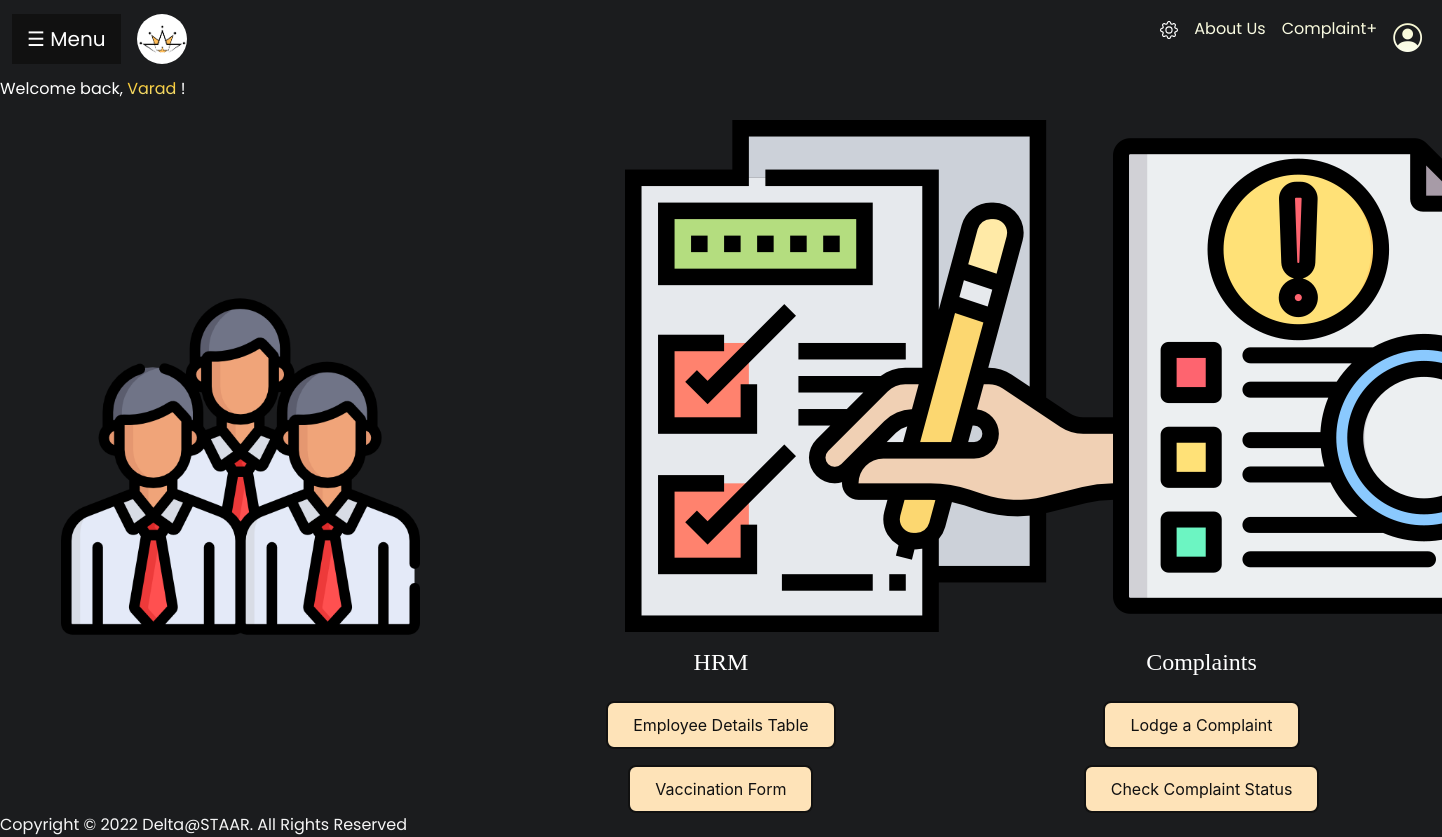
Page /views/dashboard.php (signed in) on the earlier database version.
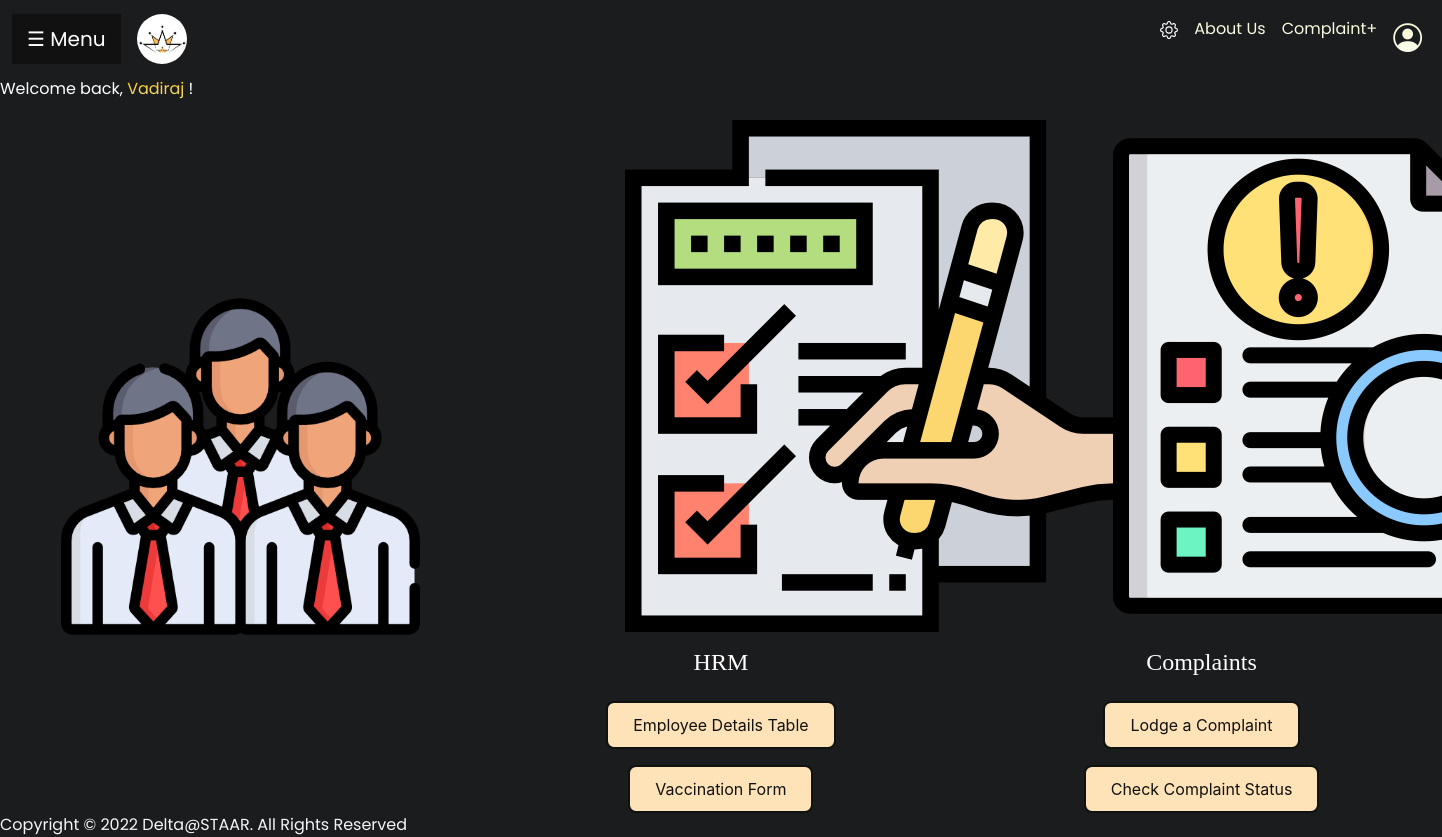
Same page on the later database version.
### tables this page shows
CREATE TABLE `employee` (
  `emp_id` int(11) NOT NULL,
  `emp_code` varchar(10) NOT NULL,
  `fname` varchar(255) NOT NULL,
  `mname` varchar(50) DEFAULT NULL,
  `lname` varchar(50) DEFAULT NULL,
  `designation` int(11) NOT NULL,
  `dob` varchar(15) DEFAULT NULL,
  `contact` varchar(15) NOT NULL,
  `address` varchar(255) NOT NULL,
  `state` varchar(20) NOT NULL,
  `country` varchar(20) NOT NULL,
  `pincode` varchar(11) NOT NULL,
  `email` varchar(255) NOT NULL,
  `department` int(11) DEFAULT NULL,
  `blood_group` varchar(4) DEFAULT NULL,
  `joining_date` varchar(15) DEFAULT NULL,
  `aadhaar_number` varchar(16) DEFAULT NULL,
  `salary` float DEFAULT NULL,
  `room_id` int(11) DEFAULT NULL,
  `role` int(11) DEFAULT NULL
);

### views/dashboard.php (the view, shortened to what this page needs)
<?php
require "../controllers/includes/common.php";
$emp = mysqli_query($conn, "select * from employee where emp_id='{$_SESSION['emp_id']}'");
$emp_details = mysqli_fetch_array($emp);
$isSuperadmin = 0;
?>
<!DOCTYPE html>
<html>
<head>
    <link rel="stylesheet" href="https://cdn.jsdelivr.net/npm/bootstrap-icons@1.10.3/font/bootstrap-icons.css">
    <link href="https://cdn.jsdelivr.net/npm/bootstrap@5.2.3/dist/css/bootstrap.min.css" rel="stylesheet"
>
    <link rel="stylesheet" href="https://unpkg.com/tachyons@4.12.0/css/tachyons.min.css" />
    <link rel="stylesheet" href="../css/sidebar.css">
    <link rel="stylesheet" href="../css/technician.css">
    <link rel="stylesheet" href="../css/securityDashboard.css">
    <link rel="stylesheet" href="../css/employeeDashboard.css">
    <link rel="stylesheet" href="../css/style1.css">
    <link rel="stylesheet" href="../css/overlay.css">
</head>
<body class="bgcolor">
    <?php
    include '../controllers/includes/sidebar.php';
    ?>
    <div id="main">
        <?php
        include '../controllers/includes/navbar.php';
        ?>
        <div class="tc f1 lh-title txt7">
            Welcome back,
            <span class="spr">
                <?php echo $emp_details['fname']; ?>
            </span>!
        </div>
        <?php
        if ($isSuperadmin)
            include '../controllers/includes/superadmin.php';
        else if ($isTechnician)
            include '../controllers/includes/technician.php';
        else if ($isSecurity)
            include '../controllers/includes/employee.php';
        else
            include '../controllers/includes/employee.php';
        ?>
        <footer class="tc f3 lh-copy mt4">Copyright &copy; 2022 Delta@STAAR. All Rights Reserved</footer>
    </div>
</body>
</html>

### controllers/includes/sidebar.php (shortened to what this page needs)
<?php
$isTechnician = 0;
$isSecurity = 0;
?>
<!DOCTYPE html>
<html lang="en">
<head>
    <link rel="stylesheet" href="../../css/sidebar.css">
    <link rel="stylesheet" href="../../css/form.css">
    <link rel="stylesheet" href="../../css/style1.css">
    <link href="https://cdn.jsdelivr.net/npm/bootstrap@5.2.3/dist/css/bootstrap.min.css" rel="stylesheet">
    <link rel="stylesheet" href="https://cdn.jsdelivr.net/npm/bootstrap-icons@1.10.3/font/bootstrap-icons.css">
    <link rel="stylesheet" href="https://unpkg.com/tachyons@4.12.0/css/tachyons.min.css" />
</head>
<body style="background-color: #1b1c1e;">
</body>
</html>

### controllers/includes/navbar.php (shortened to what this page needs)
<?php
$link = "";
?>
<nav class="navbar navbar-expand-lg navbar-dark f3 lh-copy pa3 fw4">
    <div class="container-fluid">
        <button class="openbtn" onclick="openNav()">&#9776; Menu</button>
        <a class="navbar-brand ps-3" href="#">
            <img src="../<?php echo $link; ?>images/logo-no-name.png" height="50px" alt="Deltin Logo"
                class="d-inline-block align-text-top" style="border-radius: 50px;">
        </a>
        <div class="offcanvas offcanvas-end text-bg-dark" tabindex="-1" id="offcanvasNavbar"
            aria-labelledby="offcanvasNavbarLabel">
            <?php if (!isset($_SESSION['emp_id'])) { ?>
                <div class="offcanvas-body">
                    <ul class="navbar-nav justify-content-end flex-grow-1 pe-3">
                        <!--
                            <li class="nav-item">
                                <a class="nav-link active" href="../../views/dashboard.php">Home</a>
                            </li>
                        -->
                        <li class="nav-item">
                            <a class="nav-link active" href="../../views/aboutus.html">About Us</a>
                        </li>
                        <li class="nav-item">
                            <a class="nav-link active" href="../../views/complaint/complaint.php">Complaints+</a>
                        </li>
                        <li class="nav-item">
                            <a class="nav-link active1" href="../../views/login.php">LogIn</a>
                        </li>
                    </ul>
                </div>
            <?php } else { ?>
                <div class="offcanvas-body">
                    <ul class="navbar-nav justify-content-end flex-grow-1">
                        <?php
                        if (basename($_SERVER['PHP_SELF'], '.php') == "dashboard") { ?>
                            <li class="nav-item">
                                <div class="dropdown">
                                    <a class="nav-link active " id="dropdownMenuButton" aria-haspopup="true"
                                        aria-expanded="false" aria-current="page" href="#" data-toggle="dropdown"
                                        data-placement="bottom" title="Configure">
                                    </a>
                                </div>
                            </li>
                            <li class="nav-item">
                                <a class="nav-link active" href="../views/aboutus.html">About Us</a>
                            </li>
                            <li class="nav-item">
                                <a class="nav-link active" href="../views/complaint/complaint.php">Complaint+</a>
                            </li>
                        <?php } ?>
                        <li class="nav-item">
                            <div class="dropdown">
                                <a class="nav-link active" id="dropdownMenuButton" aria-haspopup="true"
                                    aria-expanded="false" aria-current="page" href="#" data-toggle="dropdown"
                                    data-placement="bottom" title="Configure">
                                    <p style="color: #FFFF8C; font-size:1.5rem; margin-bottom: 0;">
                                        <i class="bi bi-person-circle" style="font-size: 1.8rem; color: #FFFF8C; padding:0;"></i>
                                    </p>
                                </a>
                            </div>
                        </li>
                </div>
            <?php } ?>
        </div>
    </div>
</nav>

### controllers/includes/employee.php (shortened to what this page needs)
<div class="containerrr">
    <div class="one">
        <?php if ($isSecurity): ?>
            <div class="security-logo">
                <img src="../images/guard.png" alt="security_logo" width="80%">
            </div>
        <?php else: ?>
            <div class="employee-logo">
                <img src="../images/employee.png" alt="employee_logo" width="80%">
            </div>
        <?php endif ?>
    </div>
    <?php if ($isSecurity): ?>
        <div class="two">
            <div class="head-icon">
                <img src="../images/calender.png" alt="calender_logo">
            </div>
            <div class="links">
                <h4>Employee<span style="font-family:'Courier New', Courier, monospace;">/</span>Vistor Log</h4>
                <div class="button-con">
                    <a href="../views/security/visitor.php">
                        <button class="button-56" role="button">Visitor Log Form</button>
                    </a>
                </div>
                <div class="button-con">
                    <a href="../views/security/visitor_log_table.php">
                        <button class="button-56" role="button">Visitor Log Table</button>
                    </a>
                </div>
                <div class="button-con">
                    <a href="../views/security/employee_outing.php">
                        <button class="button-56" role="button">Add Employee Outing</button>
                    </a>
                </div>
                <div class="button-con">
                    <a href="../views/security/employee_outing_table.php">
                        <button class="button-56" role="button">Employee Outing Table</button>
                    </a>
                </div>
            </div>
        </div>
    <?php else: ?>
        <div class="two">
            <div class="head-icon">
                <img src="../images/checklistHand.png" alt="forms_logo">
            </div>
            <div class="links">
                <h4>HRM</h4>
                <div class="button-con">
                    <a href="../views/hrm/employee_table.php">
                        <button class="button-56" role="button">Employee Details Table</button>
                    </a>
                </div>
                <div class="button-con">
                    <a href="../views/accomodation/accomodation_table.php">
                        <button class="button-56" role="button">Vaccination Form</button>
                    </a>
                </div>
            </div>
        </div>
    <?php endif ?>
    <div class="three">
        <div class="head-icon">
            <img src="../images/complaint_icon.png" alt="complaint_logo">
        </div>
        <div class="links">
            <h4>Complaints</h4>
            <div class="button-con">
                <a href="../views/complaint/complaint.php">
                    <button class="button-56" role="button">Lodge a Complaint</button>
                </a>
            </div>
            <div class="button-con">
                <a href="../views/complaint/complaint_table.php">
                    <button class="button-56" role="button">Check Complaint Status</button>
                </a>
            </div>
        </div>
    </div>
</div>

### css/sidebar.css (style rules this page uses)
.navbar-brand { text-align: center; display: inline-table; position: relative; }
i { padding-right: 0.25rem; }
.openbtn { font-size: 20px; cursor: pointer; background-color: #111; color: white; padding: 10px 15px; border: none; }
#main { transition: margin-left 0.4s; }

### css/technician.css (style rules this page uses)
.button-con { display: flex; justify-content: center; align-items: center; padding-top: 1rem; }
.button-56 { align-items: center; background-color: #ffdfcf; border: 2px solid #111; border-radius: 8px; box-sizing: border-box; color: #111; cursor: pointer; display: flex; font-family: Inter, sans-serif; font-size: 16px; height: 48px; justify-content: center; line-height: 24px; max-width: 100%; padding: 0 25px; position: relative; text-align: center; text-decoration: none; user-select: none; -webkit-user-select: none; touch-action: manipulation; }
.button-56:after { background-color: #111; border-radius: 8px; content: ""; display: block; height: 48px; left: 0; width: 100%; position: absolute; top: -2px; transform: translate(8px, 8px); transition: transform .2s ease-out; z-index: -1; }

### css/securityDashboard.css (style rules this page uses)
h4 { font-family: Seasons; }
.head-icon { display: flex; width: 40%; }
.button-56 { align-items: center; background-color: #fee3b8; border: 2px solid #111; border-radius: 8px; box-sizing: border-box; color: #111; cursor: pointer; display: flex; font-family: Inter, sans-serif; font-size: 16px; height: 48px; justify-content: center; line-height: 24px; max-width: 100%; padding: 0 25px; position: relative; text-align: center; text-decoration: none; user-select: none; -webkit-user-select: none; touch-action: manipulation; }
.button-56:after { background-color: #111; border-radius: 8px; content: ""; display: block; height: 48px; left: 0; width: 100%; position: absolute; top: -2px; transform: translate(8px, 8px); transition: transform .2s ease-out; z-index: -1; }

### css/employeeDashboard.css (style rules this page uses)
h4 { padding-top: 1rem; font-family: Seasons; }
.containerrr { display: flex !important; flex-direction: row; padding-top: 1.2rem; text-align: center; }
.one, .two, .three { display: flex !important; align-items: center; width: 33.33%; }
.employee-logo { padding: 1rem; }
.two, .three { flex-direction: column; }
.head-icon { display: flex; width: 40%; }

### css/style1.css (style rules this page uses)
.bgcolor { font-family: 'Bungee Spice', cursive; font-family: 'Poppins', sans-serif; background-color: #1b1c1e; color: white; }
.active { background: -webkit-linear-gradient(#f5f5c4, #fdfff9); -webkit-background-clip: text; background-clip: text; -webkit-text-fill-color: transparent; }
.spr { background: -webkit-linear-gradient(#FEBE10, #F0E68C); -webkit-background-clip: text; background-clip: text; -webkit-text-fill-color: transparent; }
a:link { text-decoration: none; }
footer { color: whitesmoke; }

### css/form.css (style rules this page uses)
*, body, .b { font-family: 'Poppins', sans-serif; font-weight: 400; -webkit-font-smoothing: antialiased; text-rendering: optimizeLegibility; -moz-osx-font-smoothing: grayscale; }
html, body, .b { height: 100%; background-color: #1b1c1e; }
nav { font-family: poppins; }
.active { background: -webkit-linear-gradient(#f5f5c4, #fdfff9); -webkit-background-clip: text; background-clip: text; -webkit-text-fill-color: transparent; }

Differences in the rows shown:
changed employee: fname "Varad" → "Vadiraj"
